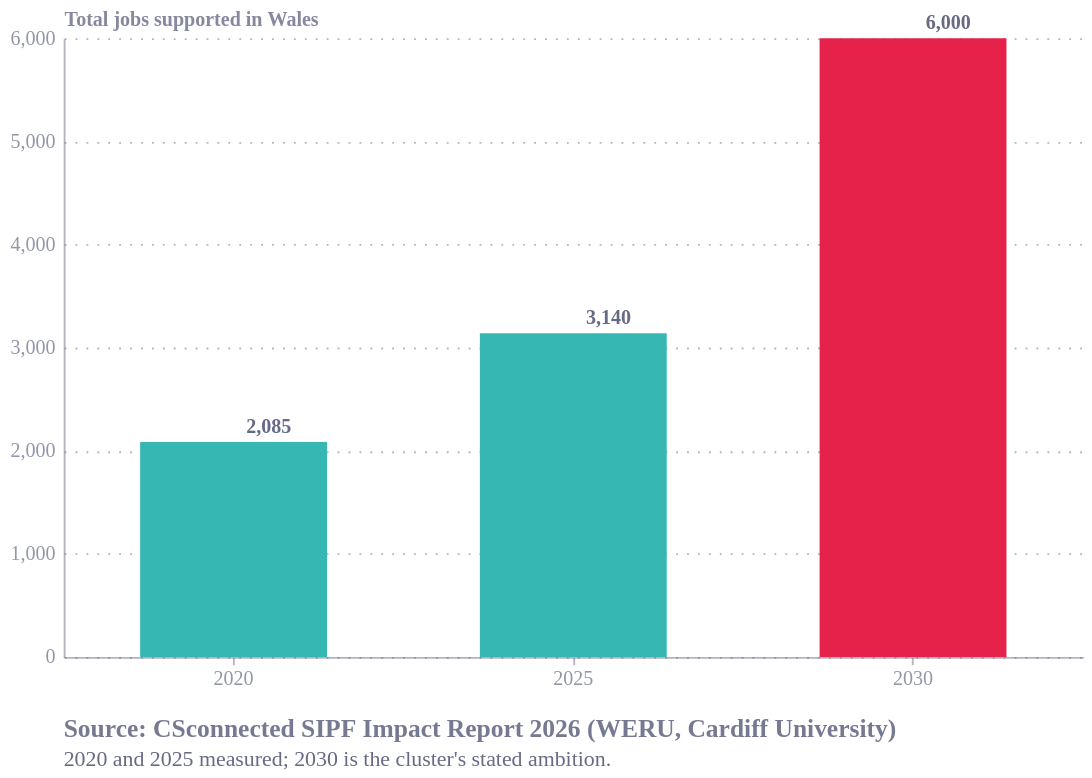

The cell this chart's notebook holds for it:
### Code cell
import pandas as pd
import altair as alt
from ecostyles import EcoStyles

styles = EcoStyles()
styles.register_and_enable_theme()

# Source: CSconnected SIPF Impact Report 2026 (WERU, Cardiff University).
# total Welsh jobs = direct + modelled indirect.
# 2020 = baseline · 2025 = latest actual · 2030 = CSconnected ambition.
df = pd.DataFrame({
    "year":  ["2020", "2025", "2030"],
    "value": [2085, 3140, 6000],
    "kind":  ["Actual", "Actual", "Target"],
})
df["label"] = df["value"].map(lambda v: f"{v:,.0f}")

base = alt.Chart(df).encode(
    x=alt.X("year:N", title=None, scale=alt.Scale(domain=["2020", "2025", "2030"], paddingInner=0.45)),
    y=alt.Y("value:Q", title="Total jobs supported in Wales"),
)

bars = base.mark_bar().encode(
    color=alt.Color("kind:N", scale=alt.Scale(domain=["Actual", "Target"]), legend=None))
labels = base.mark_text(dy=-8, fontWeight="bold").encode(text="label:N")

caption = alt.Title(
    text="Source: CSconnected SIPF Impact Report 2026 (WERU, Cardiff University)",
    subtitle=[
        "2020 and 2025 measured; 2030 is the cluster's stated ambition.",
    ],
    orient="bottom", anchor="start", dy=12,
)

chart = (bars + labels).properties(
    width=560, height=340, title=caption,)

styles.save(chart, path=".", name="cs_jobs_2030", svg=True)
chart.save("cs_jobs_2030.png", scale_factor=2)
chart

### Figure 1 — Vega-Lite specification as saved in the notebook (floating-point values rounded to 4 significant figures)
{"config": {"font": "Circular Std", "text": {"color": "#676A86", "align": "left", "baseline": "middle", "dx": 7, "dy": 0, "fontSize": 11}, "view": {"stroke": null, "continuousWidth": 400, "continuousHeight": 300, "discreteWidth": 400, "discreteHeight": 300}, "range": {"category": ["#36B7B4", "#E6224B", "#F4C245", "#0063AF", "#00A767", "#179FDB", "#EB5C2E"], "diverging": ["#E6224B", "#E54753", "#C9C9C9", "#179FDB", "#122B39"], "heatmap": ["#C9C9C9", "#179FDB", "#0063AF", "#122B39"], "ordinal": ["#00A767", "#36B7B4", "#179FDB", "#0063AF", "#243B5A"]}, "bar": {"color": "#179fdb"}, "line": {"color": "#e6224b"}, "rule": {"color": "#676A86"}, "area": {"opacity": 0.3}, "point": {"filled": true, "size": 80, "color": "#e6224b", "opacity": 0.95}, "geoshape": {"stroke": "white", "strokeWidth": 0.3}, "rect": {"fill": "#d6d4d4", "opacity": 0.3}, "axis": {"labelColor": "#676A86", "labelFontSize": 11, "labelFont": "Circular Std", "labelOpacity": 0.7, "tickColor": "#676A86", "tickOpacity": 0.5, "domainColor": "#676A86", "domainOpacity": 0.5, "gridColor": "#676A86", "gridDash": [2, 2], "gridOpacity": 0.5, "title": null, "titleColor": "#676A86", "titleOpacity": 0.8, "tickSize": 4}, "axisXDiscrete": {"grid": false, "labelAngle": 0, "tickCount": 10, "tickOpacity": 0.5, "title": null}, "axisYDiscrete": {"ticks": false, "labelPadding": 5}, "axisXTemporal": {"grid": false, "ticks": true}, "axisXQuantitative": {"grid": true}, "axisYQuantitative": {"gridColor": "#676A86", "gridDash": [1, 5], "gridOpacity": 0.5, "ticks": false, "labelPadding": 5, "tickCount": 8, "titleAngle": 0, "titleAlign": "left", "titleBaseline": "bottom", "titleX": 0, "titleY": -5}, "title": {"color": "#676A86E6", "subtitleColor": "#676A86", "font": "Circular Std", "subtitleFont": "Circular Std", "anchor": "start", "fontSize": 14, "subtitleFontSize": 12, "subtitlePadding": 4, "offset": 0, "frame": "group"}, "legend": {"titleColor": "#122b39", "title": null, "labelColor": "#122b39", "labelFontSize": 11}}, "layer": [{"mark": {"type": "bar"}, "encoding": {"color": {"field": "kind", "legend": null, "scale": {"domain": ["Actual", "Target"]}, "type": "nominal"}, "x": {"field": "year", "scale": {"domain": ["2020", "2025", "2030"], "paddingInner": 0.45}, "title": null, "type": "nominal"}, "y": {"field": "value", "title": "Total jobs supported in Wales", "type": "quantitative"}}}, {"mark": {"type": "text", "dy": -8, "fontWeight": "bold"}, "encoding": {"text": {"field": "label", "type": "nominal"}, "x": {"field": "year", "scale": {"domain": ["2020", "2025", "2030"], "paddingInner": 0.45}, "title": null, "type": "nominal"}, "y": {"field": "value", "title": "Total jobs supported in Wales", "type": "quantitative"}}}], "data": {"name": "data-c45753b9516b6d45d964662e1d2459ac"}, "height": 340, "title": {"text": "Source: CSconnected SIPF Impact Report 2026 (WERU, Cardiff University)", "anchor": "start", "dy": 12, "orient": "bottom", "subtitle": ["2020 and 2025 measured; 2030 is the cluster's stated ambition."]}, "width": 560, "$schema": "https://vega.github.io/schema/vega-lite/v6.4.1.json", "datasets": {"data-c45753b9516b6d45d964662e1d2459ac": [{"year": "2020", "value": 2085, "kind": "Actual", "label": "2,085"}, {"year": "2025", "value": 3140, "kind": "Actual", "label": "3,140"}, {"year": "2030", "value": 6000, "kind": "Target", "label": "6,000"}]}}
